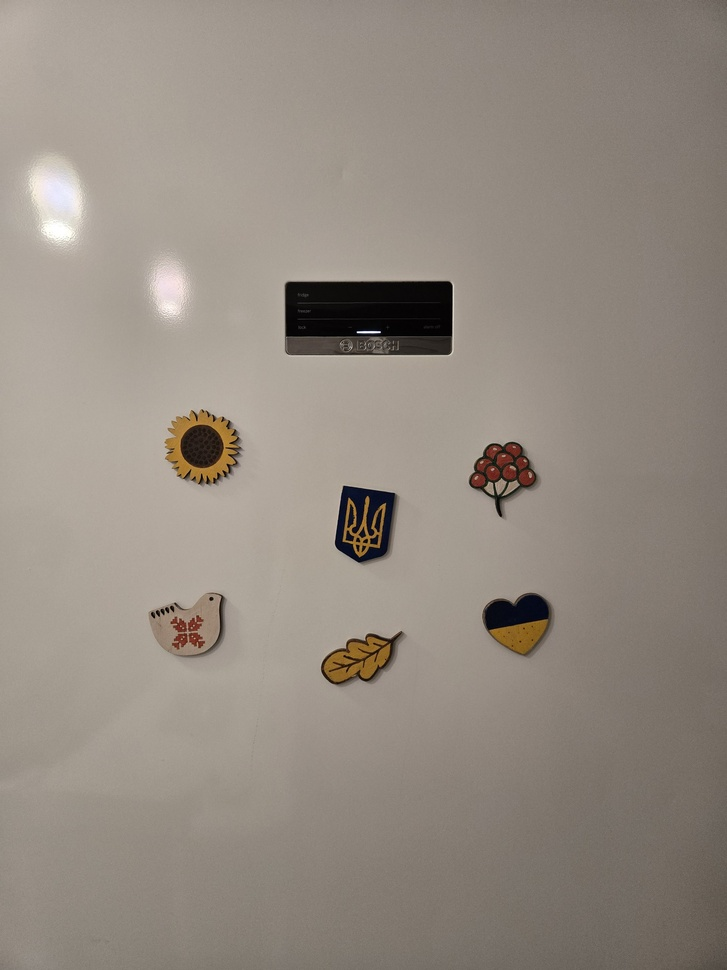
#> input picture fridgik.jpg, 727 x 970 px, shrunk from 1920 x 2560 before the run, given in place of the camera
$ python CW_lesson_7.py
#> lines starting #> are read from the running program, lines starting #| are printed output that depends on the picture; after the words box and inside, x2 and y2 are one past the last pixel; in counts of white or black regions, pixels touching at a corner belong together
import cv2
import numpy as np #matrix

cap = cv2.VideoCapture(0)

lower_red1 = np.array([0, 100, 100])
upper_red1 = np.array([10, 255, 255])

lower_red2 = np.array([170, 100, 100])
upper_red2 = np.array([180, 255, 255])

points = []# зберігаємо центри обєктів з кадру


while True:
    ret, frame = cap.read() # рет зчитання кадру тру фолс, фрейм - кадр
#> frame is the input picture: shape (970, 727, 3); mean B, G, R 129.4, 139, 148.1
    if not ret:
        break


    frame = cv2.flip(frame, 1)
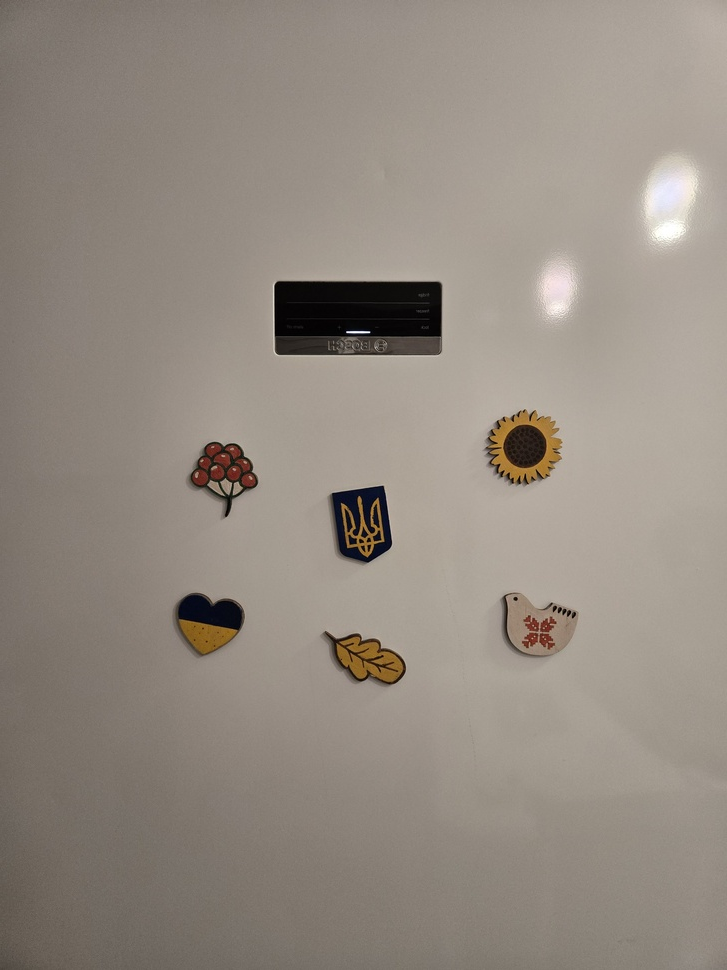
#> frame: shape (970, 727, 3); mean B, G, R 129.4, 139, 148.1
    hsw = cv2.cvtColor(frame, cv2.COLOR_BGR2HSV)
#> hsw: shape (970, 727, 3); mean H, S, V 17.2, 34.8, 148.2

    mask1 = cv2.inRange(hsw, lower_red1, upper_red1)#для створення маски
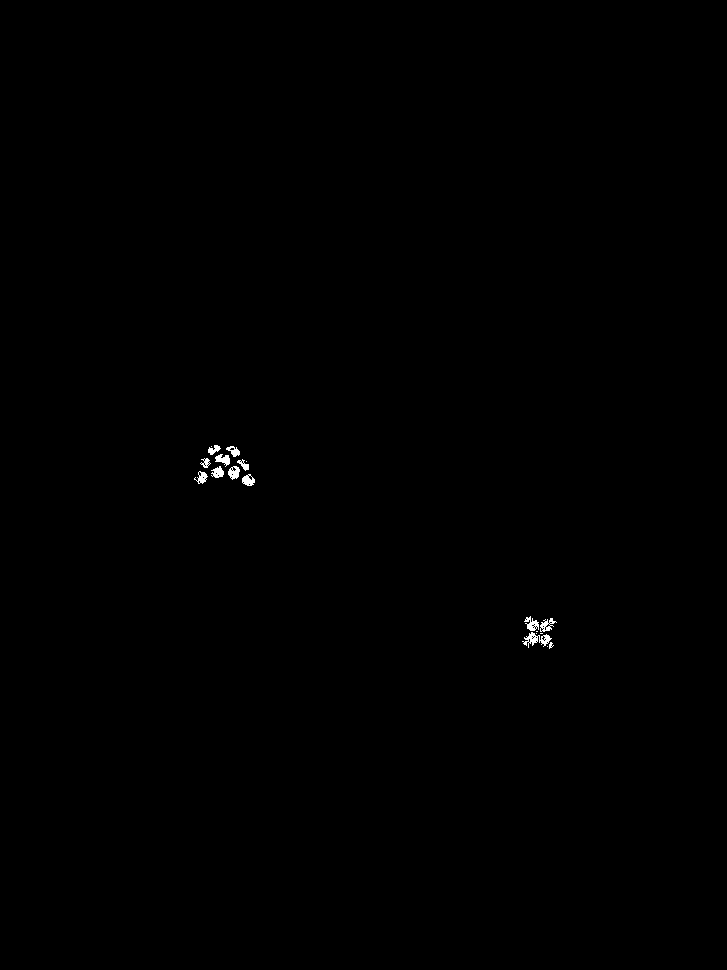
#> mask1: shape (970, 727); 0.18% white; 19 white regions (7 under 20 px), largest, box (x1, y1, x2, y2) and area: (522, 632, 552, 648) 199, (524, 616, 539, 631) 119, (540, 618, 557, 632) 112
    mask2 = cv2.inRange(hsw, lower_red2, upper_red2)
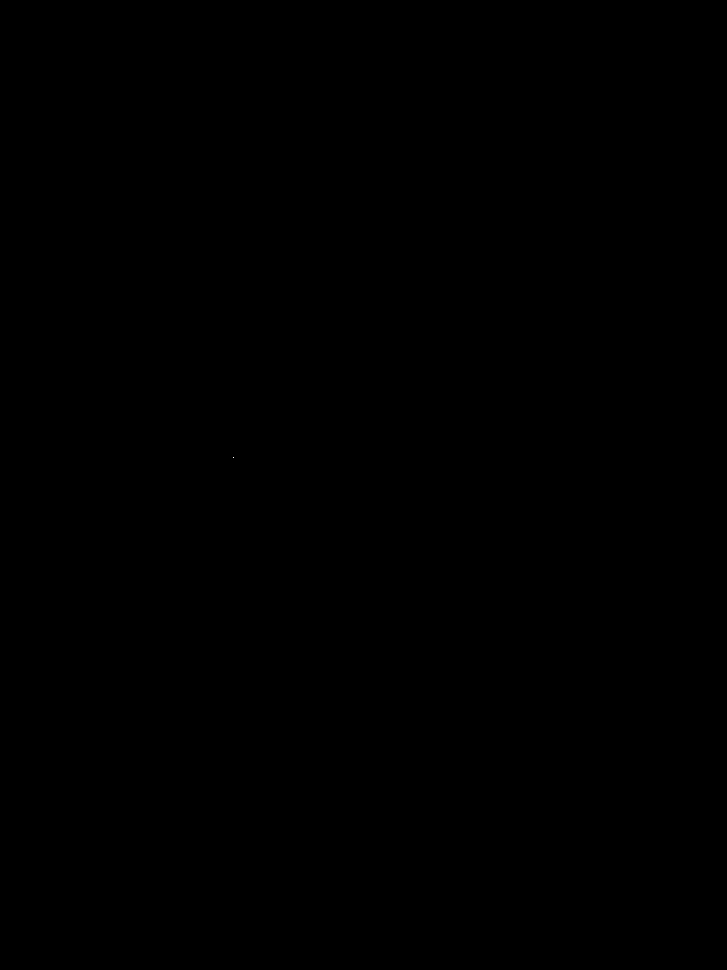
#> mask2: shape (970, 727); 0% white in thin lines or dots, all inside (x1, y1, x2, y2) = (233, 457, 234, 458)


    mask = cv2.bitwise_or(mask1, mask2)#  поєднання масок
#> mask: shape (970, 727); 0.18% white; 19 white regions (7 under 20 px)


    contours, _ = cv2.findContours(mask, cv2.RETR_EXTERNAL, cv2.CHAIN_APPROX_SIMPLE) # спрощуємо контури
#> contours = 19 contours, 7 with area under 20; largest, box (x1, y1, x2, y2) and area: (522, 632, 552, 648) 156, (228, 466, 240, 480) 103, (242, 474, 255, 486) 96, (540, 618, 557, 632) 94, (524, 616, 539, 631) 93

    for cnt in contours:
        area = cv2.contourArea(cnt)
        if area > 1000:
            cv2.drawContours(frame, [cnt], -1, (0, 255, 0), 2)
            M = cv2.moments(cnt)
            if M["m00"] != 0:
                cx = int(M["m10"] / M["m00"])   # центр нашого елемента
                cy = int(M["m01"] / M["m00"])

                cv2.circle(frame, (cx,cy), 5, (255, 0, 0), -1)

                points.append((cx, cy))

                for i in range(1, len(points)):
                    if points[i - 1] is None or points[i] is None:
                        continue

                    cv2.line(frame, points[i - 1], points[i], (255, 0, 0), 2)
#> this loop made 19 passes
#> area on passes 5, 7, 8, 9, 10, 11, 12, 14, 15, 16, 17, 19: 155.5, 94.5, 93, 96, 77, 103, 80.5, 50, 48.5, 84, 70.5, 53.5
#> after the loop, points = []


    cv2.imshow('video', frame)
    cv2.imshow('mask', mask)
    if cv2.waitKey(1) & 0xFF == ord('q'):
#> (key q is pressed here)
        break

cap.release()
cv2.destroyAllWindows()
